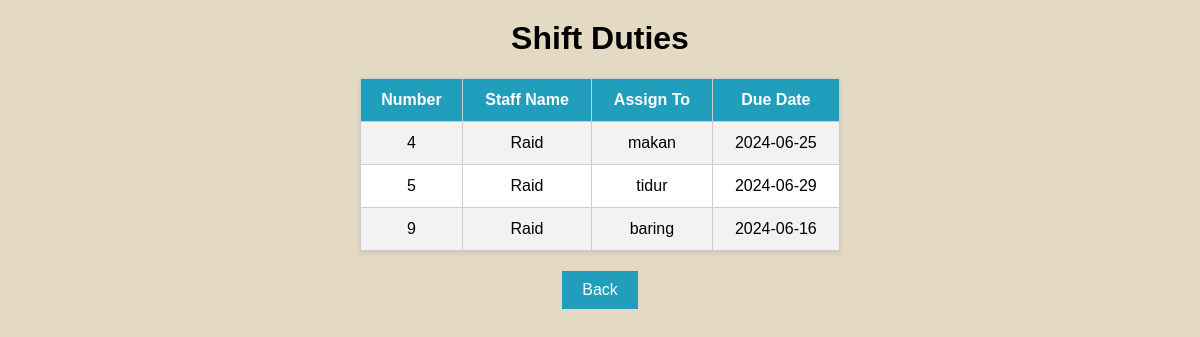
Screenshot of /my_page/ViewDutiesShift/3/ with the database file from the repository.
### Visitor_subproject/models.py (models this page shows)
class Duties(models.Model):
    Duties_number = models.AutoField(primary_key=True)
    Staffname = models.ForeignKey(STAFF, on_delete=models.CASCADE)
    Assignto =models.CharField(max_length=1000)
    Duedate =models.CharField(max_length=1000)
    manager = models.ForeignKey(Manager, on_delete=models.CASCADE)

class STAFF(models.Model):
    Staffid=models.AutoField(primary_key=True)
    Staffname=models.CharField(max_length=20)
    Staffemail=models.CharField(max_length=100)
    Staffphonenumber=models.CharField(max_length=15)
    StaffPassword = models.CharField(max_length=100)
    manager = models.ForeignKey(Manager, on_delete=models.CASCADE)

### Visitor_subproject/views.py (the view)
# urls.py: path('ViewDutiesShift/<int:Staffid>/', views.ViewDutiesShift, name='ViewDutiesShift'),
def ViewDutiesShift(request, Staffid):
    try:
        staff = STAFF.objects.get(Staffid=Staffid)
        duties = Duties.objects.filter(Staffname=staff)  # Filter duties related to the staff member
    except STAFF.DoesNotExist:
        return render(request, "LoginpageStaff.html")
    context = {
        'staff': staff,
        'duties': duties
    }
    return render(request, "ViewDutyStaff.html", context)

### Visitor_subproject/Templates/ViewDutyStaff.html (shortened to what this page needs)
<!DOCTYPE html>
<html lang="en">
<head>
</head>
<body>
    <h1>Shift Duties</h1>
    <table>
        <tr>
            <th>Number</th>
            <th>Staff Name</th>
            <th>Assign To</th>
            <th>Due Date</th>
        </tr>
        {% for duty in duties %}
            <tr>
                <td>{{ duty.Duties_number }}</td>
                <td>{{ duty.Staffname.Staffname }}</td>
                <td>{{ duty.Assignto }}</td>
                <td>{{ duty.Duedate }}</td>
            </tr>
        {% endfor %}
    </table>
    <div class="btn-container">
        <a href="{% url 'StaffPage' staff.Staffid %}" class="btn">Back</a>
    </div>
</body>
</html>

### Visitor_subproject/Templates/ViewDutyStaff.html (style rules this page uses)
body { font-family: Arial, sans-serif; background-color: #e4d9c3; text-align: center; margin: 0; }
h1 { margin-top: 20px; }
table { width: 40%; border-collapse: collapse; margin: 20px auto; background-color: #fff; box-shadow: 0 2px 4px rgba(0, 0, 0, 0.1); }
th, td { padding: 12px; border: 1px solid #ccc; }
th { background-color: #219ebc; color: #fff; }
tr:nth-child(even) { background-color: #f2f2f2; }
.btn-container { margin-top: 20px; }
.btn { display: inline-block; background-color: #219ebc; color: #fff; padding: 10px 20px; text-decoration: none; margin: 0 10px; }

### rows the page displays
Duties: Duties_number "4", Staffname.Staffname "Raid", Assignto "makan", Duedate "2024-06-25"
Duties: Duties_number "5", Staffname.Staffname "Raid", Assignto "tidur", Duedate "2024-06-29"
Duties: Duties_number "9", Staffname.Staffname "Raid", Assignto "baring", Duedate "2024-06-16"
